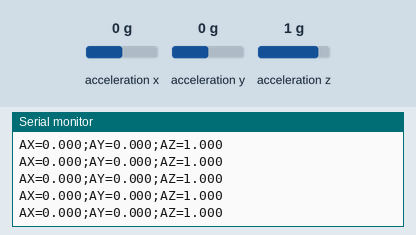
Recording of a sketch running on a simulated Arduino Nano, built with avr-gcc and run on an emulated ATmega328P. Shown: the last lines printed to the serial monitor. Wiring (inferred from the names in the program): MPU-9250 motion sensor at I2C address 0x68. Inputs (shaded band) come from the test bench; at power-on: acceleration x 0 g, acceleration y 0 g, acceleration z 1 g.

Above: at 3.2 s.
3.3 s: acceleration x set to -1.4 g
At 3.36 s:
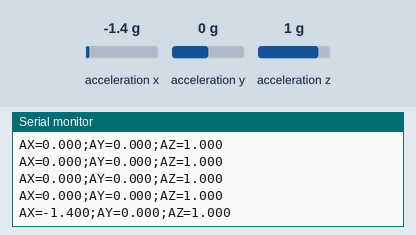
4.8 s: acceleration y set to -1.4 g
At 4.82 s:
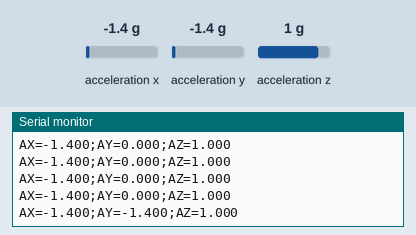
6.3 s: acceleration z set to -1.4 g
At 6.33 s:
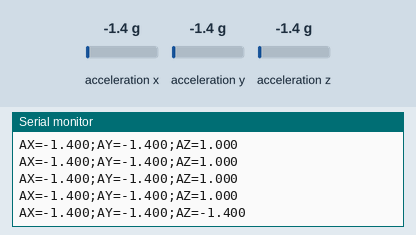

Measured:
- after the input at 3.3 s, the serial monitor: prints a new line after 0.05 s (image 1)
- after the input at 4.8 s, the serial monitor: prints a new line at once (image 2)
- after the input at 6.3 s, the serial monitor: prints a new line at once (image 3)

The sketch:

02-mpu6500-stream.ino
```cpp
#include <Wire.h>

// MPU6500 accelerometer stream for Arduino Nano ESP32.
// Emits one ASCII line per sample matching fake_imu_data.py / the Node-RED
// "Parse KEY=VAL;..." function:
//
//   AX=0.123;AY=-0.456;AZ=0.987
//
// Wiring (Nano ESP32, 3.3 V native):
//   SDA = A4, SCL = A5, VCC = 3V3, GND = GND
//   External 4.7 kOhm pull-ups from SDA/SCL to 3V3.
//   AD0 left low -> I2C address 0x68.

static const uint8_t MPU_ADDR     = 0x68;
static const uint8_t REG_WHO_AM_I = 0x75;
static const uint8_t REG_PWR_MGMT = 0x6B;
static const uint8_t REG_ACCEL_XH = 0x3B;
static const uint8_t WHO_MPU6500  = 0x70;

// ±2 g full-scale (default after reset) -> 16384 LSB per g.
static const float ACCEL_SCALE = 1.0f / 16384.0f;

// Sample period in milliseconds (~20 Hz).
static const uint16_t SAMPLE_PERIOD_MS = 50;

static uint8_t readReg(uint8_t reg) {
  Wire.beginTransmission(MPU_ADDR);
  Wire.write(reg);
  Wire.endTransmission(false);
  Wire.requestFrom((int)MPU_ADDR, 1);
  return Wire.read();
}

static void writeReg(uint8_t reg, uint8_t val) {
  Wire.beginTransmission(MPU_ADDR);
  Wire.write(reg);
  Wire.write(val);
  Wire.endTransmission();
}

void setup() {
  Serial.begin(115200);
  delay(2000);

  Wire.begin();
  Wire.setClock(400000);

  uint8_t who = readReg(REG_WHO_AM_I);
  Serial.print(F("# WHO_AM_I=0x"));
  if (who < 16) Serial.print('0');
  Serial.println(who, HEX);
  if (who != WHO_MPU6500) {
    Serial.println(F("# warning: WHO_AM_I != 0x70 (expected MPU6500)"));
  }

  // Wake from sleep, internal 20 MHz oscillator.
  writeReg(REG_PWR_MGMT, 0x00);
  delay(50);
}

void loop() {
  Wire.beginTransmission(MPU_ADDR);
  Wire.write(REG_ACCEL_XH);
  if (Wire.endTransmission(false) != 0) {
    Serial.println(F("# i2c write error"));
    delay(200);
    return;
  }

  if (Wire.requestFrom((int)MPU_ADDR, 6) != 6) {
    Serial.println(F("# i2c read short"));
    delay(200);
    return;
  }

  int16_t rawX = (Wire.read() << 8) | Wire.read();
  int16_t rawY = (Wire.read() << 8) | Wire.read();
  int16_t rawZ = (Wire.read() << 8) | Wire.read();

  float ax = rawX * ACCEL_SCALE;
  float ay = rawY * ACCEL_SCALE;
  float az = rawZ * ACCEL_SCALE;

  Serial.print(F("AX="));
  Serial.print(ax, 3);
  Serial.print(F(";AY="));
  Serial.print(ay, 3);
  Serial.print(F(";AZ="));
  Serial.println(az, 3);

  delay(SAMPLE_PERIOD_MS);
}
```
